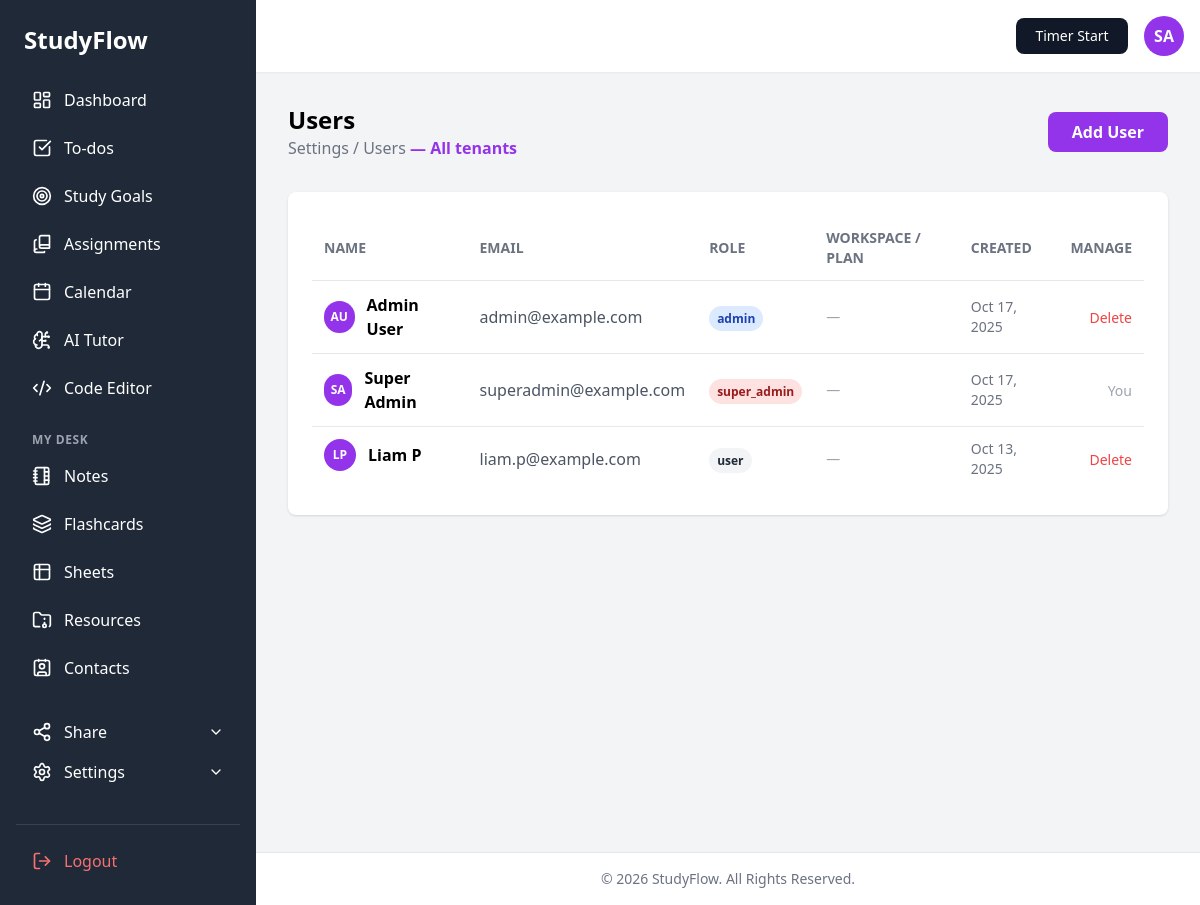
/pages/users.php (signed in), run on the app's committed database.
### tables this page shows
CREATE TABLE `users` (
  `id` int(11) NOT NULL,
  `tenant_id` int(11) DEFAULT NULL,
  `username` varchar(100) NOT NULL,
  `email` varchar(255) NOT NULL,
  `password` varchar(255) NOT NULL,
  `role` enum('user','admin','super_admin') NOT NULL DEFAULT 'user',
  `created_at` datetime NOT NULL DEFAULT current_timestamp()
);

### pages/users.php (the view, shortened to what this page needs)
<?php
$is_super_admin = ($_SESSION['role'] === 'super_admin');
require_once(__DIR__ . '/../config.php');
$users = [];
if ($link) {
    if ($is_super_admin) {
        $stmt = mysqli_prepare($link,
            "SELECT u.id, u.username, u.email, u.role, u.created_at, t.name AS tenant_name, t.plan AS tenant_plan
             FROM users u
             LEFT JOIN tenants t ON t.id = u.tenant_id
             ORDER BY u.created_at DESC");
        mysqli_stmt_execute($stmt);
    }
    $result = mysqli_stmt_get_result($stmt);
    while ($row = mysqli_fetch_assoc($result)) {
        $users[] = $row;
    }
}
require_once(BASE_PATH . '/partials/header.php');
?>
<main class="flex-1 p-8 overflow-y-auto">
    <div class="flex justify-between items-center mb-8">
        <div>
            <h2 class="text-2xl font-bold">Users</h2>
            <p class="text-gray-500">Settings / Users<?php echo $is_super_admin ? ' <span class="text-purple-600 font-semibold">— All tenants</span>' : ''; ?></p>
        </div>
        <button onclick="document.getElementById('addUserModal').classList.remove('hidden')"
                class="bg-purple-600 text-white px-6 py-2 rounded-lg font-semibold hover:bg-purple-700">
            Add User
        </button>
    </div>
    <div class="bg-white p-6 rounded-lg shadow">
        <table class="w-full">
            <thead>
                <tr class="text-left text-gray-500 text-sm border-b">
                    <th class="p-3">NAME</th>
                    <th class="p-3">EMAIL</th>
                    <th class="p-3">ROLE</th>
                    <?php if ($is_super_admin): ?>
                    <th class="p-3">WORKSPACE / PLAN</th>
                    <?php endif; ?>
                    <th class="p-3">CREATED</th>
                    <th class="p-3 text-right">MANAGE</th>
                </tr>
            </thead>
            <tbody>
                <?php if (empty($users)): ?>
                    <tr><td colspan="5" class="text-center p-8 text-gray-500">No users found.</td></tr>
                <?php else: ?>
                    <?php foreach ($users as $u): ?>
                    <tr class="border-t hover:bg-gray-50">
                        <td class="p-3 font-semibold flex items-center gap-3">
                            <div class="w-8 h-8 rounded-full bg-purple-600 flex items-center justify-center text-white text-xs font-bold">
                                <?php
                                    $parts = explode(' ', trim($u['username']));
                                    echo strtoupper(substr($parts[0], 0, 1) . (isset($parts[1]) ? substr($parts[1], 0, 1) : ''));
                                ?>
                            </div>
                            <?php echo htmlspecialchars($u['username']); ?>
                        </td>
                        <td class="p-3 text-gray-600"><?php echo htmlspecialchars($u['email']); ?></td>
                        <td class="p-3">
                            <?php
                                $role_class = match($u['role']) {
                                    'super_admin' => 'bg-red-100 text-red-800',
                                    'admin'       => 'bg-blue-100 text-blue-800',
                                    default       => 'bg-gray-100 text-gray-800',
                                };
                            ?>
                            <span class="text-xs font-semibold px-2 py-1 rounded-full <?php echo $role_class; ?>">
                                <?php echo htmlspecialchars($u['role']); ?>
                            </span>
                        </td>
                        <?php if ($is_super_admin): ?>
                        <td class="p-3 text-sm text-gray-600">
                            <?php if (!empty($u['tenant_name'])): ?>
                              <span class="font-medium"><?php echo htmlspecialchars($u['tenant_name']); ?></span>
                              <?php
                                $plan_class = match($u['tenant_plan'] ?? '') {
                                    'premium'  => 'bg-yellow-100 text-yellow-800',
                                    'standard' => 'bg-purple-100 text-purple-800',
                                    'basic'    => 'bg-blue-100 text-blue-800',
                                    'free'     => 'bg-gray-100 text-gray-600',
                                    default    => 'bg-gray-100 text-gray-400',
                                };
                              ?>
                              <span class="ml-1 text-xs font-bold px-1.5 py-0.5 rounded <?php echo $plan_class; ?>">
                                <?php echo strtoupper($u['tenant_plan'] ?: 'free'); ?>
                              </span>
                            <?php else: ?>
                              <span class="text-gray-400">—</span>
                            <?php endif; ?>
                        </td>
                        <?php endif; ?>
                        <td class="p-3 text-gray-500 text-sm"><?php echo date('M d, Y', strtotime($u['created_at'])); ?></td>
                        <td class="p-3 text-right">
                            <?php if ($u['id'] !== (int)$_SESSION['id']): ?>
                            <form method="POST" onsubmit="return confirm('Delete this user?');" class="inline">
                                <button type="submit" name="delete_user" class="text-red-500 hover:text-red-700 text-sm font-medium">Delete</button>
                            </form>
                            <?php else: ?>
                            <span class="text-gray-400 text-sm">You</span>
                            <?php endif; ?>
                        </td>
                    </tr>
                    <?php endforeach; ?>
                <?php endif; ?>
            </tbody>
        </table>
    </div>
</main>
<?php
require_once(BASE_PATH . '/partials/footer.php');
?>

### assets/style.css (style rules this page uses)
body { font-family: 'Inter', sans-serif; }

### data on the page
users: username "AU", username "Admin User", email "admin@example.com", role "admin", created_at "Oct 17, 2025"
users: username "SA", username "Super Admin", email "superadmin@example.com", role "super_admin", created_at "Oct 17, 2025", shows "You"
users: username "LP", username "Liam P", email "liam.p@example.com", role "user", created_at "Oct 13, 2025"

### other printed values
$initials "SA"
